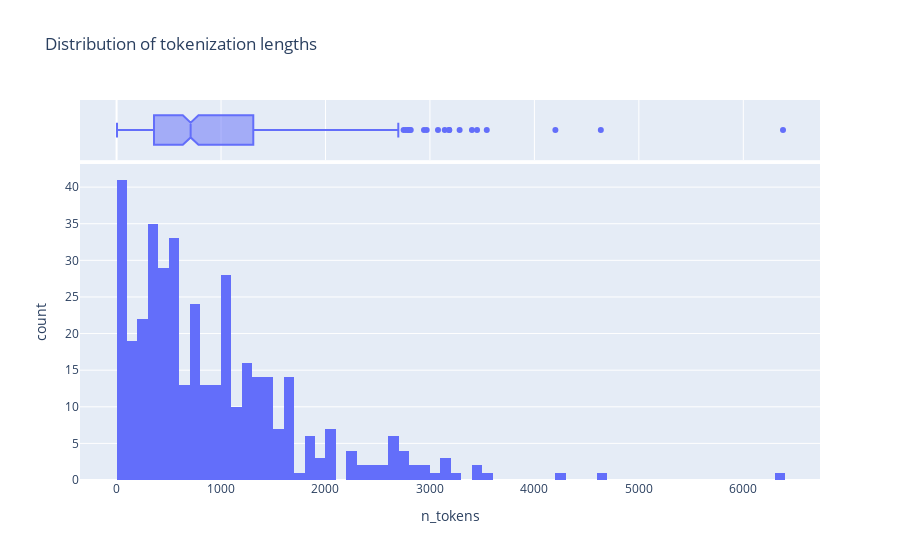

The code cell stored with this chart in its notebook:
### Markdown cell above
[TODO: ADD CORRELATION between n_tokens and document_lengths]

### Code cell
fig = px.histogram(subset_df_markdown_documents, x='n_tokens', title='Distribution of tokenization lengths', nbins=80, marginal='box')
fig.show()

### Figure 1 — Plotly figure (JSON) as saved in the notebook; plotly's stock layout.template omitted (floating-point values rounded to 4 significant figures; data arrays with more than 128 entries replaced by an {"elided": "..."} marker saying what was removed)
{"data": [{"alignmentgroup": "True", "bingroup": "x", "hovertemplate": "n_tokens=%{x}<br>count=%{y}<extra></extra>", "legendgroup": "", "marker": {"color": "#636efa", "pattern": {"shape": ""}}, "name": "", "nbinsx": 80, "offsetgroup": "", "orientation": "v", "showlegend": false, "type": "histogram", "x": {"elided": "397 int values"}, "xaxis": "x", "yaxis": "y"}, {"alignmentgroup": "True", "hovertemplate": "n_tokens=%{x}<extra></extra>", "legendgroup": "", "marker": {"color": "#636efa"}, "name": "", "notched": true, "offsetgroup": "", "showlegend": false, "type": "box", "x": {"elided": "397 int values"}, "xaxis": "x2", "yaxis": "y2"}], "layout": {"barmode": "relative", "legend": {"tracegroupgap": 0}, "title": {"text": "Distribution of tokenization lengths"}, "xaxis": {"anchor": "y", "domain": [0, 1], "title": {"text": "n_tokens"}}, "xaxis2": {"anchor": "y2", "domain": [0, 1], "matches": "x", "showgrid": true, "showticklabels": false}, "yaxis": {"anchor": "x", "domain": [0, 0.8316], "title": {"text": "count"}}, "yaxis2": {"anchor": "x2", "domain": [0.8416, 1], "matches": "y2", "showgrid": false, "showline": false, "showticklabels": false, "ticks": ""}}}
